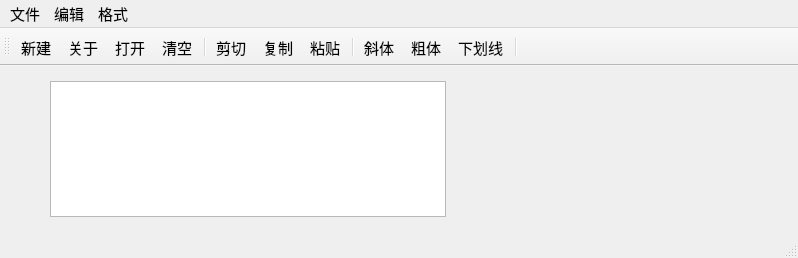
<?xml version="1.0" encoding="UTF-8"?>
<ui version="4.0">
 <class>QWMainWind</class>
 <widget class="QMainWindow" name="QWMainWind">
  <property name="geometry">
   <rect>
    <x>0</x>
    <y>0</y>
    <width>798</width>
    <height>258</height>
   </rect>
  </property>
  <property name="font">
   <font>
    <pointsize>11</pointsize>
   </font>
  </property>
  <property name="windowTitle">
   <string>QWMainWind</string>
  </property>
  <widget class="QWidget" name="centralWidget">
   <widget class="QTextEdit" name="txtEdit">
    <property name="geometry">
     <rect>
      <x>50</x>
      <y>15</y>
      <width>396</width>
      <height>136</height>
     </rect>
    </property>
    <property name="font">
     <font>
      <pointsize>16</pointsize>
     </font>
    </property>
   </widget>
  </widget>
  <widget class="QMenuBar" name="menuBar">
   <property name="geometry">
    <rect>
     <x>0</x>
     <y>0</y>
     <width>798</width>
     <height>30</height>
    </rect>
   </property>
   <widget class="QMenu" name="menu">
    <property name="title">
     <string>文件</string>
    </property>
    <addaction name="actNew"/>
    <addaction name="actOpen"/>
    <addaction name="separator"/>
    <addaction name="actClose"/>
   </widget>
   <widget class="QMenu" name="menu_2">
    <property name="title">
     <string>编辑</string>
    </property>
    <addaction name="actCut"/>
    <addaction name="actCopy"/>
    <addaction name="actPaste"/>
    <addaction name="separator"/>
    <addaction name="actClear"/>
   </widget>
   <widget class="QMenu" name="menu_3">
    <property name="title">
     <string>格式</string>
    </property>
    <addaction name="actFontBold"/>
    <addaction name="actFontItalic"/>
    <addaction name="actFontUnder"/>
    <addaction name="separator"/>
    <addaction name="actToolbarLab"/>
   </widget>
   <addaction name="menu"/>
   <addaction name="menu_2"/>
   <addaction name="menu_3"/>
  </widget>
  <widget class="QToolBar" name="mainToolBar">
   <property name="toolButtonStyle">
    <enum>Qt::ToolButtonTextUnderIcon</enum>
   </property>
   <attribute name="toolBarArea">
    <enum>TopToolBarArea</enum>
   </attribute>
   <attribute name="toolBarBreak">
    <bool>false</bool>
   </attribute>
   <addaction name="actNew"/>
   <addaction name="actAbout"/>
   <addaction name="actOpen"/>
   <addaction name="actClear"/>
   <addaction name="separator"/>
   <addaction name="actCut"/>
   <addaction name="actCopy"/>
   <addaction name="actPaste"/>
   <addaction name="separator"/>
   <addaction name="actFontItalic"/>
   <addaction name="actFontBold"/>
   <addaction name="actFontUnder"/>
   <addaction name="separator"/>
  </widget>
  <widget class="QStatusBar" name="statusBar"/>
  <action name="actCut">
   <property name="icon">
    <iconset resource="res.qrc">
     <normaloff>:/images/images/cut.bmp</normaloff>:/images/images/cut.bmp</iconset>
   </property>
   <property name="text">
    <string>剪切</string>
   </property>
   <property name="toolTip">
    <string>剪切</string>
   </property>
   <property name="shortcut">
    <string>Ctrl+X</string>
   </property>
  </action>
  <action name="actCopy">
   <property name="icon">
    <iconset resource="res.qrc">
     <normaloff>:/images/images/120.bmp</normaloff>:/images/images/120.bmp</iconset>
   </property>
   <property name="text">
    <string>复制</string>
   </property>
   <property name="toolTip">
    <string>复制</string>
   </property>
   <property name="shortcut">
    <string>Ctrl+C</string>
   </property>
  </action>
  <action name="actPaste">
   <property name="icon">
    <iconset resource="res.qrc">
     <normaloff>:/images/images/paste.bmp</normaloff>:/images/images/paste.bmp</iconset>
   </property>
   <property name="text">
    <string>粘贴</string>
   </property>
   <property name="toolTip">
    <string>粘贴</string>
   </property>
   <property name="shortcut">
    <string>Ctrl+V</string>
   </property>
  </action>
  <action name="actFontBold">
   <property name="checkable">
    <bool>true</bool>
   </property>
   <property name="icon">
    <iconset resource="res.qrc">
     <normaloff>:/images/images/BLD.BMP</normaloff>:/images/images/BLD.BMP</iconset>
   </property>
   <property name="text">
    <string>粗体</string>
   </property>
   <property name="toolTip">
    <string>粗体</string>
   </property>
  </action>
  <action name="actFontItalic">
   <property name="checkable">
    <bool>true</bool>
   </property>
   <property name="icon">
    <iconset resource="res.qrc">
     <normaloff>:/images/images/ITL.BMP</normaloff>:/images/images/ITL.BMP</iconset>
   </property>
   <property name="text">
    <string>斜体</string>
   </property>
   <property name="toolTip">
    <string>斜体</string>
   </property>
  </action>
  <action name="actFontUnder">
   <property name="checkable">
    <bool>true</bool>
   </property>
   <property name="icon">
    <iconset resource="res.qrc">
     <normaloff>:/images/images/WORDUNDR.BMP</normaloff>:/images/images/WORDUNDR.BMP</iconset>
   </property>
   <property name="text">
    <string>下划线</string>
   </property>
   <property name="toolTip">
    <string>下划线</string>
   </property>
  </action>
  <action name="actClose">
   <property name="icon">
    <iconset resource="res.qrc">
     <normaloff>:/images/images/exit.bmp</normaloff>:/images/images/exit.bmp</iconset>
   </property>
   <property name="text">
    <string>退出</string>
   </property>
   <property name="toolTip">
    <string>退出</string>
   </property>
  </action>
  <action name="actOpen">
   <property name="icon">
    <iconset resource="res.qrc">
     <normaloff>:/images/images/open3.bmp</normaloff>:/images/images/open3.bmp</iconset>
   </property>
   <property name="text">
    <string>打开...</string>
   </property>
   <property name="toolTip">
    <string>打开文件</string>
   </property>
   <property name="shortcut">
    <string>Ctrl+O</string>
   </property>
  </action>
  <action name="actClear">
   <property name="icon">
    <iconset resource="res.qrc">
     <normaloff>:/images/images/103.bmp</normaloff>:/images/images/103.bmp</iconset>
   </property>
   <property name="text">
    <string>清空</string>
   </property>
   <property name="toolTip">
    <string>清空内容</string>
   </property>
  </action>
  <action name="actFont">
   <property name="icon">
    <iconset resource="res.qrc">
     <normaloff>:/images/images/20.ico</normaloff>:/images/images/20.ico</iconset>
   </property>
   <property name="text">
    <string>字体...</string>
   </property>
   <property name="toolTip">
    <string>字体设置</string>
   </property>
  </action>
  <action name="actNew">
   <property name="icon">
    <iconset resource="res.qrc">
     <normaloff>:/images/images/new2.bmp</normaloff>:/images/images/new2.bmp</iconset>
   </property>
   <property name="text">
    <string>新建</string>
   </property>
   <property name="shortcut">
    <string>Ctrl+N</string>
   </property>
  </action>
  <action name="actToolbarLab">
   <property name="checkable">
    <bool>true</bool>
   </property>
   <property name="checked">
    <bool>true</bool>
   </property>
   <property name="text">
    <string>显示工具栏文字标签</string>
   </property>
   <property name="menuRole">
    <enum>QAction::TextHeuristicRole</enum>
   </property>
  </action>
  <action name="actAbout">
   <property name="icon">
    <iconset resource="res.qrc">
     <normaloff>:/images/images/20.ico</normaloff>:/images/images/20.ico</iconset>
   </property>
   <property name="text">
    <string>关于</string>
   </property>
   <property name="toolTip">
    <string>关于</string>
   </property>
  </action>
 </widget>
 <layoutdefault spacing="6" margin="11"/>
 <resources>
  <include location="res.qrc"/>
 </resources>
 <connections>
  <connection>
   <sender>actClose</sender>
   <signal>triggered()</signal>
   <receiver>QWMainWind</receiver>
   <slot>close()</slot>
   <hints>
    <hint type="sourcelabel">
     <x>-1</x>
     <y>-1</y>
    </hint>
    <hint type="destinationlabel">
     <x>422</x>
     <y>254</y>
    </hint>
   </hints>
  </connection>
  <connection>
   <sender>actClear</sender>
   <signal>triggered()</signal>
   <receiver>txtEdit</receiver>
   <slot>clear()</slot>
   <hints>
    <hint type="sourcelabel">
     <x>-1</x>
     <y>-1</y>
    </hint>
    <hint type="destinationlabel">
     <x>260</x>
     <y>256</y>
    </hint>
   </hints>
  </connection>
  <connection>
   <sender>actCut</sender>
   <signal>triggered()</signal>
   <receiver>txtEdit</receiver>
   <slot>cut()</slot>
   <hints>
    <hint type="sourcelabel">
     <x>-1</x>
     <y>-1</y>
    </hint>
    <hint type="destinationlabel">
     <x>260</x>
     <y>256</y>
    </hint>
   </hints>
  </connection>
  <connection>
   <sender>actCopy</sender>
   <signal>triggered()</signal>
   <receiver>txtEdit</receiver>
   <slot>copy()</slot>
   <hints>
    <hint type="sourcelabel">
     <x>-1</x>
     <y>-1</y>
    </hint>
    <hint type="destinationlabel">
     <x>260</x>
     <y>256</y>
    </hint>
   </hints>
  </connection>
  <connection>
   <sender>actPaste</sender>
   <signal>triggered()</signal>
   <receiver>txtEdit</receiver>
   <slot>paste()</slot>
   <hints>
    <hint type="sourcelabel">
     <x>-1</x>
     <y>-1</y>
    </hint>
    <hint type="destinationlabel">
     <x>260</x>
     <y>256</y>
    </hint>
   </hints>
  </connection>
 </connections>
</ui>
